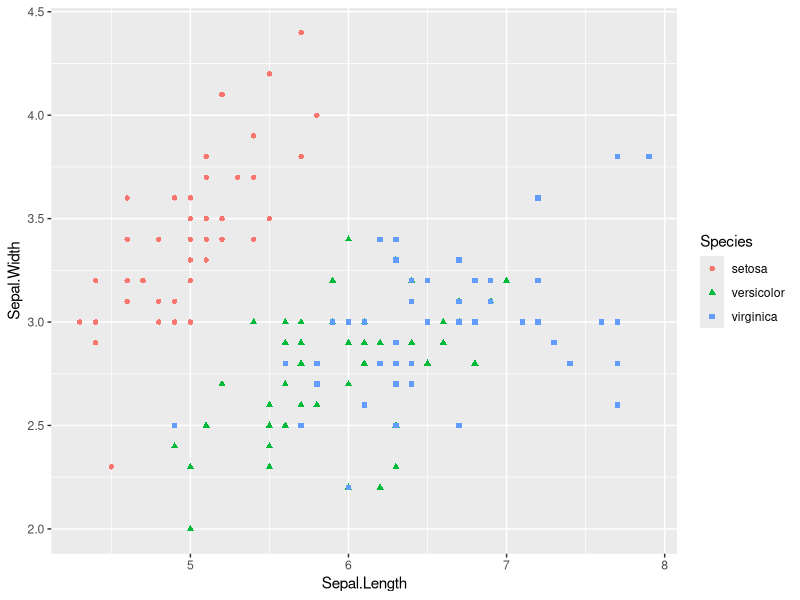
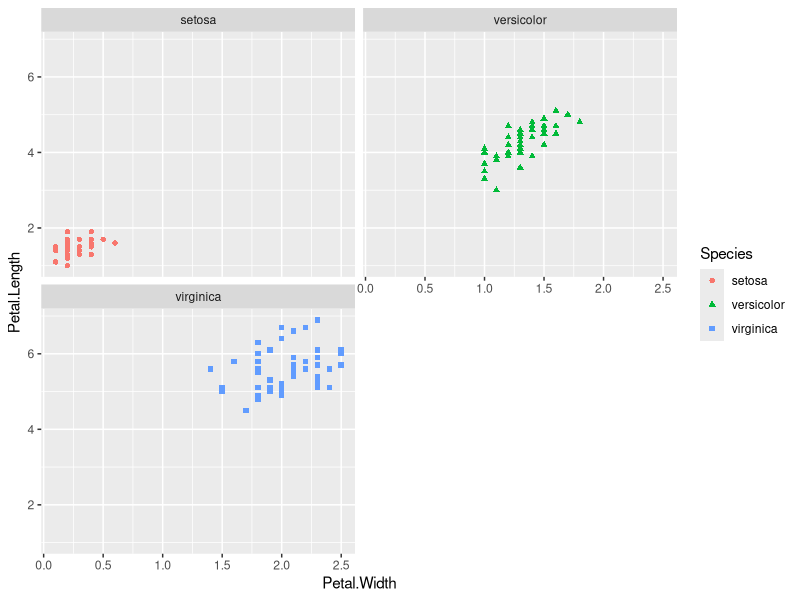
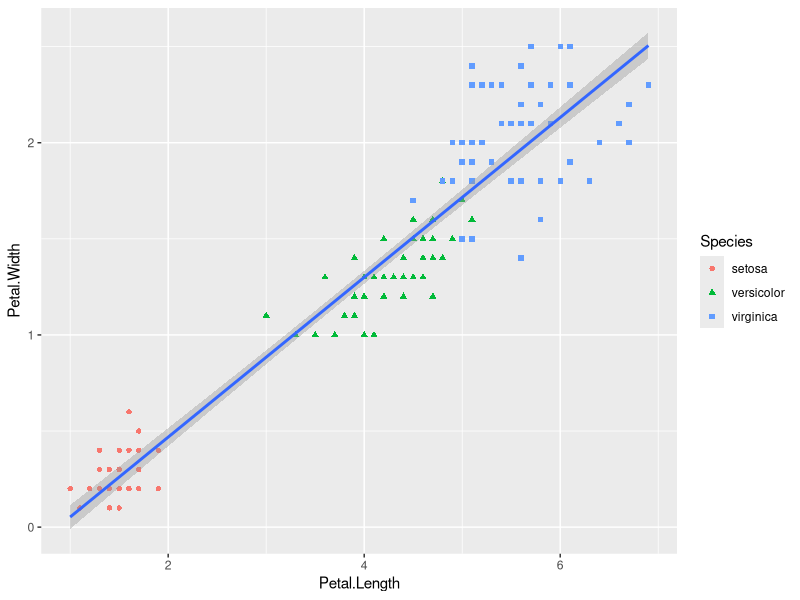
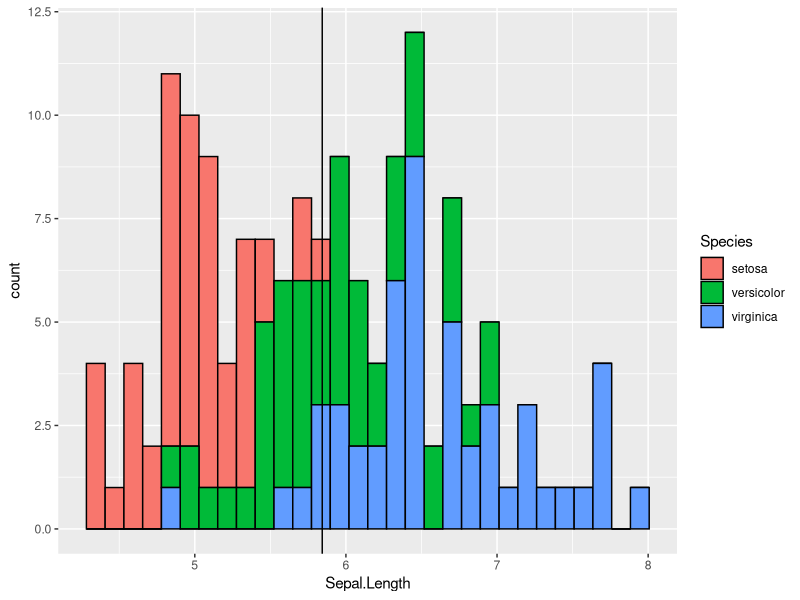

R code for these plots, in order:
## ---- chunk 1
?iris
str(iris)
library(tidyverse)
## ---- chunk 2
ggplot(data = iris) +
  geom_point(mapping = aes(x = Sepal.Length, y = Sepal.Width, color = Species, shape = Species))
## ---- chunk 3
ggplot(data = iris) +
  geom_point(mapping = aes(x = Petal.Width, y = Petal.Length, color = Species, shape = Species)) +
  facet_wrap(~ Species, nrow = 2)
## ---- chunk 4
ggplot(data = iris) +
  geom_point(mapping = aes(x = Petal.Length, y = Petal.Width, color = Species, shape = Species))+
  geom_smooth(method = lm, mapping = aes(x = Petal.Length, y = Petal.Width))

## ---- chunk 5
ggplot(iris)+
  geom_histogram(alpha = 1, mapping = aes(x = Sepal.Length, fill = Species), color = "black")+
  geom_vline(aes(xintercept = mean(Sepal.Length)))
